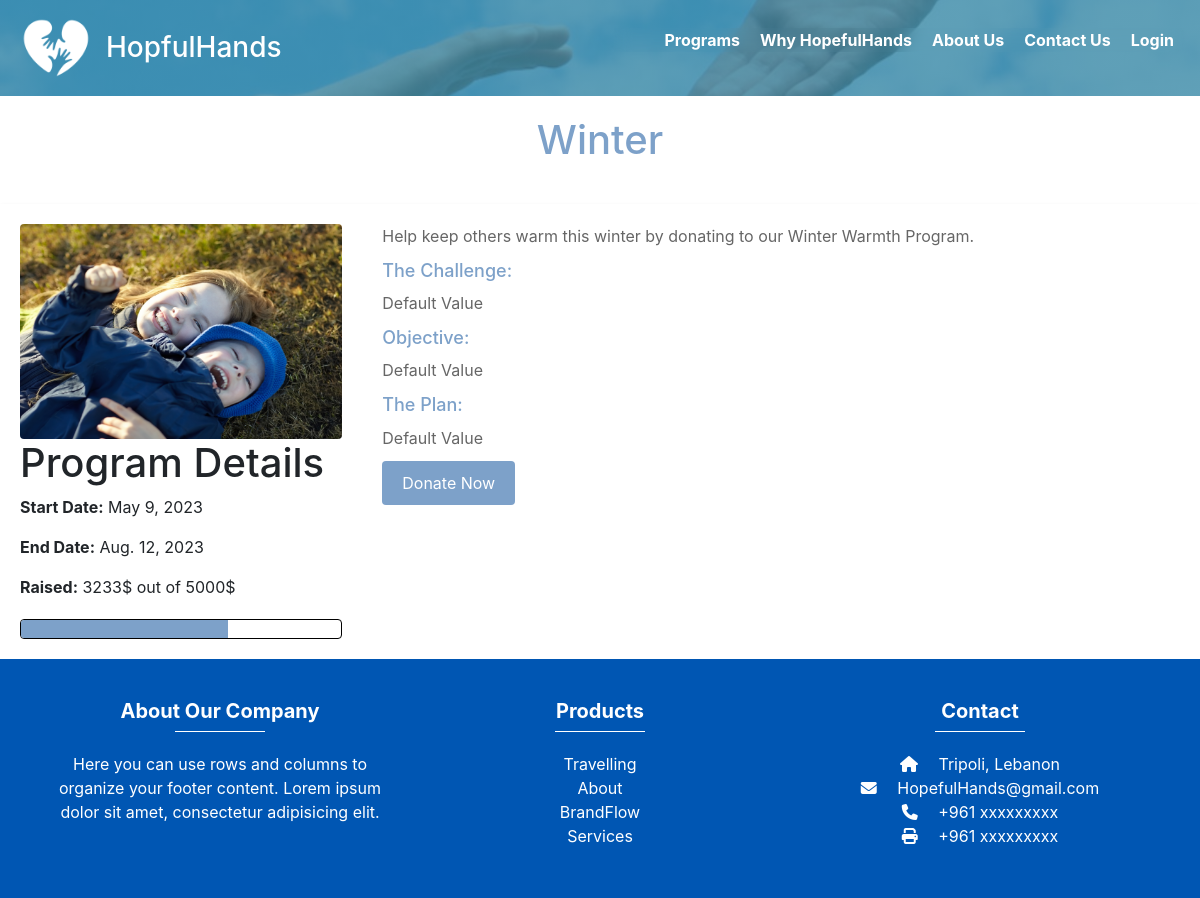
Page /programs/2/ on the earlier database version.
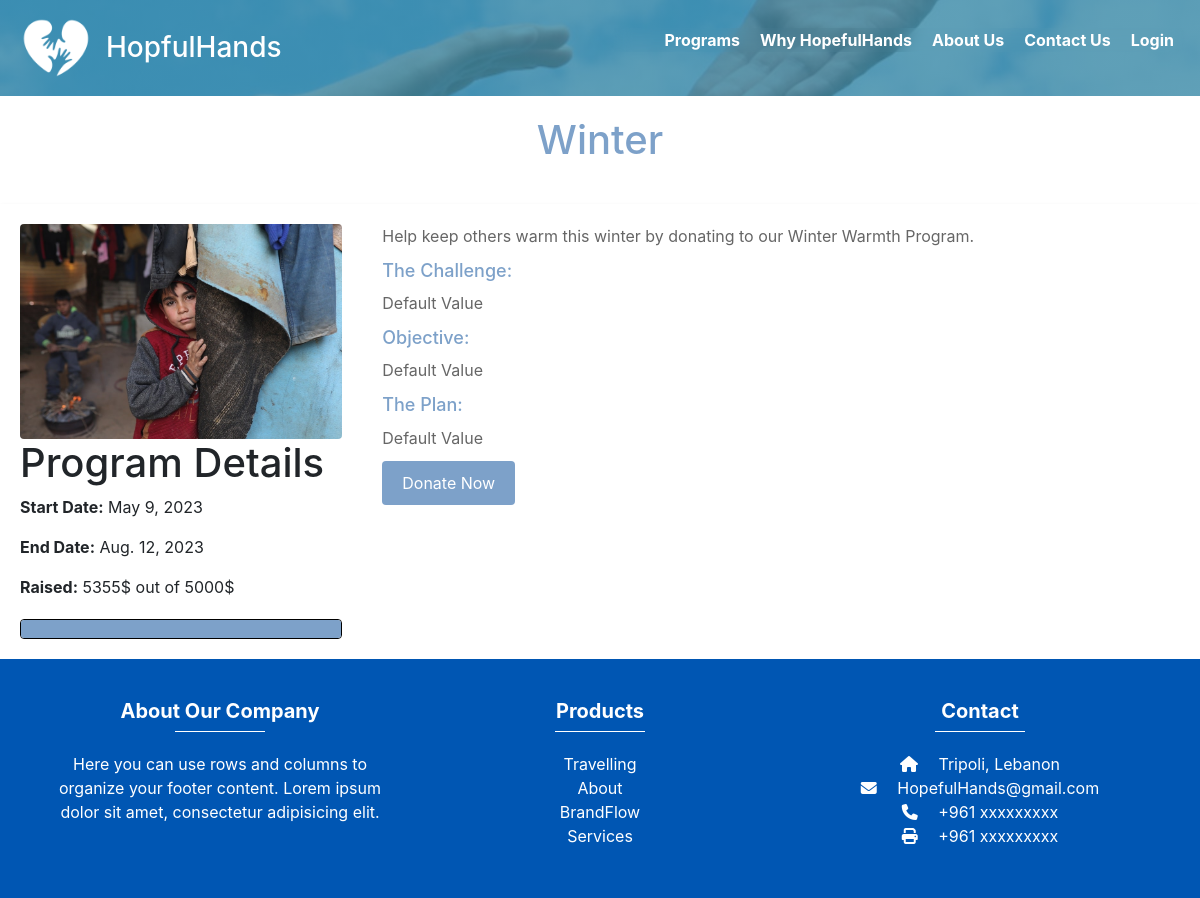
Same page on the later database version.
### app1/models.py (models this page shows, shortened)
class Program(models.Model):
    program_name = models.CharField(max_length=40)
    program_description = models.CharField(max_length=400)
    program_summary = models.CharField(max_length=200, default='Default Value')
    program_image = models.ImageField(upload_to='images/')
    budget = models.IntegerField()
    start_date = models.DateField()
    end_date = models.DateField()
    raised = models.IntegerField(default=0)
    program_challenge = models.CharField(max_length=2000, default='Default Value')
    program_objective = models.CharField(max_length=2000, default='Default Value')
    program_plan = models.CharField(max_length=2000, default='Default Value')

### app1/views.py (the view)
# urls.py: re_path(r'^.*programs/(?P<program_id>\d+)/$', program_details, name='program_details'),
def program_details(request, program_id):
    program = get_object_or_404(Program, id=program_id)
    progress = calculate_progress(program.raised, program.budget)
    context = {
        'program': program,
        'progress': progress,
    }
    return render(request, 'pages/program_details.html', context)

### app1/views.py (called while the page is built)
def calculate_progress(raised, budget):
    if budget == 0:
        return 0
    return (raised / budget) * 100

### templates/pages/program_details.html (shortened to what this page needs)
<!DOCTYPE html>
<html>
<head>
</head>
<body>
  {% include 'components/navbar.html' %}
  <h1 class="program-title">{{ program.program_name }}</h1>
  <div class="program-container">
    <div class="program-image">
      <img src="{{ program.program_image.url }}" alt="Program Image">
      {% include 'components/progressbar.html' %}
    </div>
    <div class="program-description">
      <p>{{ program.program_description }}</p>
      <h2>The Challenge:</h2>
      <p>{{ program.program_challenge }}</p>
      <h2>Objective:</h2>
      <p>{{ program.program_objective }}</p>
      <h2>The Plan:</h2>
      <p>{{ program.program_plan }}</p>
      <a href="#" class="donate-button">Donate Now</a>
    </div>
  </div>
  {% include 'components/footer.html' %}
</body>
</html>

### templates/components/navbar.html (shortened to what this page needs)
  <nav class="navbar">
    <a href="/" class="logo" style="text-decoration: none; color: white;">
      {% load static %}
      <img src="{% static 'images/image.png' %}" alt="Logo">
      <h3>HopfulHands</h3>
    </a>
    <ul class="menu">
      <li>
        <a href="{% url 'programs' %}">Programs</a>
      </li>
      <li>
        <a href="#">Why HopefulHands</a>
      </li>
      <li>
        <a href="{% url 'about'  %}">About Us</a>
      </li>
      <li>
        <a href="{% url 'contact' %}">Contact Us</a>
      </li>
    <li>
      {% if not user.is_authenticated %}
      <a href="{% url 'login' %}">Login</a>
      {% else %}
      <a href="{% url 'logout' %}">Logout</a>
      {% endif %}
    </li>
    </ul>
  </nav>

### templates/components/progressbar.html (shortened to what this page needs)
<!DOCTYPE html>
<html>
<head>
</head>
<body>
  <h1>Program Details</h1>
      <p><strong>Start Date:</strong> {{ program.start_date }}</p>
      <p><strong>End Date:</strong> {{ program.end_date }}</p>
      <p><strong>Raised:</strong> {{ program.raised }}$ out of {{ program.budget }}$</p>
  <div class="progress-bar1">
    <div class="progress-bar-inner1" style="width: {{ progress }}%;"></div>
  </div>
</body>
</html>

### templates/components/footer.html (shortened to what this page needs)
<!DOCTYPE html>
<html>
<head>
  <link rel="stylesheet" href="https://maxcdn.bootstrapcdn.com/bootstrap/4.0.0/css/bootstrap.min.css">
</head>
<body>
  <footer id="Footer">
    <div class="container">
      <div class="row">
        <div class="col-md-4">
          <h5>About Our Company</h5>
          <hr>
          <p>Here you can use rows and columns to organize your footer content. Lorem ipsum dolor sit amet, consectetur adipisicing elit.</p>
        </div>
        <div class="col-md-4">
          <h5>Products</h5>
          <hr>
          <p>
            <a href="#!">Travelling</a>
          </p>
          <p>
            <a href="#!">About</a>
          </p>
          <p>
            <a href="#!">BrandFlow</a>
          </p>
          <p>
            <a href="#!">Services</a>
          </p>
        </div>
        <div class="col-md-4">
          <h5>Contact</h5>
          <hr>
          <p>
            <i class="fas fa-home mr-3"></i> Tripoli, Lebanon</p>
          <p>
            <i class="fas fa-envelope mr-3"></i> HopefulHands@gmail.com</p>
          <p>
            <i class="fas fa-phone mr-3"></i> +961 xxxxxxxxx</p>
          <p>
            <i class="fas fa-print mr-3"></i> +961 xxxxxxxxx</p>
        </div>
      </div>
    </div>
  </footer>
</body>
</html>

### templates/pages/program_details.html (style rules this page uses)
body { margin: 0; padding: 0; font-family: Arial, sans-serif; background-color: #f5f5f5; }
.program-title { text-align: center; font-size: 40px; padding: 20px 0; color: #7da1c9; }
.program-container { display: flex; justify-content: center; align-items: flex-start; margin-top: 20px; padding: 20px; background-color: #fff; box-shadow: 0 2px 4px rgba(0, 0, 0, 0.1); }
.program-image { flex-basis: 30%; padding-right: 20px; }
.program-image img { width: 100%; border-radius: 4px; }
.program-description { flex-basis: 70%; margin-left: 20px; }
.program-description h2 { font-size: 18px; margin-bottom: 10px; color: #7da1c9; }
.program-description p { margin-bottom: 10px; color: #666; line-height: 1.6; }
.donate-button { display: inline-block; padding: 10px 20px; background-color: #7da1c9; color: #fff; text-align: center; text-decoration: none; border: none; border-radius: 4px; transition: background-color 0.3s ease; }

### templates/components/navbar.html (style rules this page uses)
body { margin: 0; padding: 0; font-family: Arial, sans-serif; }
.navbar { height: 6em; top: 0; left: 0; width: 100%; padding: 20px; display: flex; justify-content: space-between; align-items: center; background-color: rgba(62, 141, 168, 0.8); background-image: linear-gradient(rgba(62, 141, 168, 0.8), rgba(62, 141, 168, 0.8)), url('../static/images/back.jpg'); background-size: cover; background-position: center; z-index: 999; }
.logo { display: flex; align-items: center; color: white; }
.logo img { display: block; max-width: 80px; max-height: 80px; margin-right: 10px; }
.logo h3 { margin: 0; }
.menu { position: fixed; top: 0; left: 0; width: 100%; height: 100%; display: flex; flex-direction: column; align-items: flex-start; justify-content: center; z-index: 999; opacity: 0; pointer-events: none; transition: opacity 0.3s ease; background-color: rgba(0, 0, 0, 0.5); backdrop-filter: blur(8px); list-style: none; }
.menu li { margin-bottom: 20px; font-size: 2em; }
.menu a { font-weight: bold; font-size: larger; color: white; padding: 10px 15px; display: block; transition: transform 0.2s ease-in-out; text-decoration: none; position: relative; }
.menu a::before { content: ""; position: absolute; bottom: -10px; left: 50%; transform: translateX(-50%); width: 8px; height: 8px; border-radius: 50%; background-color: white; opacity: 0; transition: transform 0.2s ease-in-out, opacity 0.2s ease-in-out; }
@media screen and (min-width: 769px) { .navbar { justify-content: flex-start; } }
@media screen and (min-width: 769px) { .menu { position: static; width: auto; height: auto; flex-direction: row; justify-content: flex-end; opacity: 1; pointer-events: all; background-color: transparent; } }
@media screen and (min-width: 769px) { .menu li { margin-bottom: 0; } }
@media screen and (min-width: 769px) { .menu a { font-size: 16px; padding: 0 10px; } }

### templates/components/progressbar.html (style rules this page uses)
.progress-bar1 { margin-top: 20px; width: 100%; height: 20px; border-radius: 4px; background-color: white; overflow: hidden; border: black solid 1px; }
.progress-bar-inner1 { height: 100%; transition: width 0.3s ease; background-color: #7da1c9 ; }

### templates/components/footer.html (style rules this page uses)
#Footer { background-color: #0056b3; color: #fff; padding-top: 40px; padding-bottom: 20px; }
#Footer .container { text-align: center; }
#Footer .row { justify-content: center; }
#Footer .col-md-4 { margin-bottom: 30px; }
#Footer h5 { font-weight: bold; margin-top: 0; }
#Footer hr { border-top-color: #fff; width: 90px; margin-top: 0; margin-bottom: 20px; }
#Footer p { margin: 0; }
#Footer a { color: #fff; text-decoration: none; }

Differences in the rows shown:
changed Program "Winter": program_image: a different picture; raised "3233" → "5355"
Other differences:
{{ progress }}: 64.66 → 107.1 (drawn)
